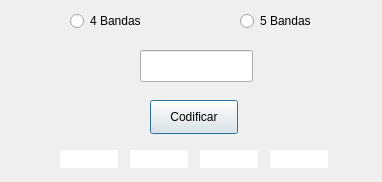
<?xml version="1.0" encoding="UTF-8"?>
<ui version="4.0">
 <class>CodificadorDlg</class>
 <widget class="QDialog" name="CodificadorDlg">
  <property name="geometry">
   <rect>
    <x>0</x>
    <y>0</y>
    <width>382</width>
    <height>182</height>
   </rect>
  </property>
  <property name="windowTitle">
   <string>Codificador</string>
  </property>
  <widget class="QRadioButton" name="rb4Bandas">
   <property name="geometry">
    <rect>
     <x>70</x>
     <y>10</y>
     <width>81</width>
     <height>22</height>
    </rect>
   </property>
   <property name="text">
    <string>4 Bandas</string>
   </property>
  </widget>
  <widget class="QRadioButton" name="rb5Bandas">
   <property name="geometry">
    <rect>
     <x>240</x>
     <y>10</y>
     <width>81</width>
     <height>22</height>
    </rect>
   </property>
   <property name="text">
    <string>5 Bandas</string>
   </property>
  </widget>
  <widget class="QPushButton" name="btnCodificar">
   <property name="geometry">
    <rect>
     <x>150</x>
     <y>100</y>
     <width>88</width>
     <height>34</height>
    </rect>
   </property>
   <property name="text">
    <string>Codificar</string>
   </property>
  </widget>
  <widget class="QLineEdit" name="lineEdit">
   <property name="geometry">
    <rect>
     <x>140</x>
     <y>50</y>
     <width>113</width>
     <height>32</height>
    </rect>
   </property>
  </widget>
  <widget class="QLabel" name="Banda1">
   <property name="geometry">
    <rect>
     <x>60</x>
     <y>150</y>
     <width>58</width>
     <height>18</height>
    </rect>
   </property>
   <property name="autoFillBackground">
    <bool>false</bool>
   </property>
   <property name="styleSheet">
    <string notr="true">background-color: rgb(255, 255, 255);</string>
   </property>
   <property name="text">
    <string/>
   </property>
  </widget>
  <widget class="QLabel" name="Banda2">
   <property name="geometry">
    <rect>
     <x>130</x>
     <y>150</y>
     <width>58</width>
     <height>18</height>
    </rect>
   </property>
   <property name="styleSheet">
    <string notr="true">background-color: rgb(255, 255, 255);</string>
   </property>
   <property name="text">
    <string/>
   </property>
  </widget>
  <widget class="QLabel" name="Banda3">
   <property name="geometry">
    <rect>
     <x>200</x>
     <y>150</y>
     <width>58</width>
     <height>18</height>
    </rect>
   </property>
   <property name="styleSheet">
    <string notr="true">background-color: rgb(255, 255, 255);</string>
   </property>
   <property name="text">
    <string/>
   </property>
  </widget>
  <widget class="QLabel" name="Banda4">
   <property name="geometry">
    <rect>
     <x>270</x>
     <y>150</y>
     <width>58</width>
     <height>18</height>
    </rect>
   </property>
   <property name="styleSheet">
    <string notr="true">background-color: rgb(255, 255, 255);</string>
   </property>
   <property name="text">
    <string/>
   </property>
  </widget>
 </widget>
 <resources/>
 <connections/>
</ui>
